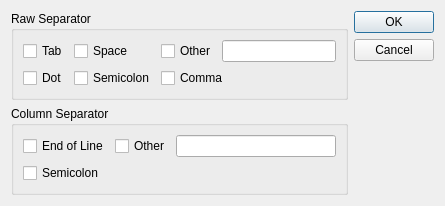
<?xml version="1.0" encoding="UTF-8"?>
<ui version="4.0">
 <class>CSVOpenDialog</class>
 <widget class="QDialog" name="CSVOpenDialog">
  <property name="geometry">
   <rect>
    <x>0</x>
    <y>0</y>
    <width>445</width>
    <height>193</height>
   </rect>
  </property>
  <property name="windowTitle">
   <string>Dialog</string>
  </property>
  <layout class="QHBoxLayout" name="horizontalLayout_2">
   <item>
    <layout class="QVBoxLayout" name="verticalLayout">
     <item>
      <widget class="QGroupBox" name="rawSeparatorGB">
       <property name="title">
        <string>Raw Separator</string>
       </property>
       <layout class="QGridLayout" name="gridLayout_3">
        <item row="0" column="0">
         <widget class="QCheckBox" name="cbRawTab">
          <property name="text">
           <string>Tab</string>
          </property>
         </widget>
        </item>
        <item row="0" column="1">
         <widget class="QCheckBox" name="cbRawSpace">
          <property name="text">
           <string>Space</string>
          </property>
         </widget>
        </item>
        <item row="0" column="2">
         <layout class="QHBoxLayout" name="horizontalLayout">
          <item>
           <widget class="QCheckBox" name="cbRawOther">
            <property name="text">
             <string>Other</string>
            </property>
           </widget>
          </item>
          <item>
           <widget class="QLineEdit" name="leRawOther"/>
          </item>
         </layout>
        </item>
        <item row="1" column="0">
         <widget class="QCheckBox" name="cbRawDot">
          <property name="text">
           <string>Dot</string>
          </property>
         </widget>
        </item>
        <item row="1" column="1">
         <widget class="QCheckBox" name="cbRawSemicolon">
          <property name="text">
           <string>Semicolon</string>
          </property>
         </widget>
        </item>
        <item row="1" column="2">
         <widget class="QCheckBox" name="cbRawComma">
          <property name="text">
           <string>Comma</string>
          </property>
         </widget>
        </item>
       </layout>
      </widget>
     </item>
     <item>
      <widget class="QGroupBox" name="gbColumnSeparator">
       <property name="title">
        <string>Column Separator</string>
       </property>
       <layout class="QGridLayout" name="gridLayout">
        <item row="0" column="0">
         <widget class="QCheckBox" name="cbColumnEndOfLine">
          <property name="text">
           <string>End of Line</string>
          </property>
         </widget>
        </item>
        <item row="0" column="1">
         <layout class="QHBoxLayout" name="horizontalLayout_4">
          <item>
           <widget class="QCheckBox" name="cbColumnOther">
            <property name="text">
             <string>Other</string>
            </property>
           </widget>
          </item>
          <item>
           <widget class="QLineEdit" name="leColumnOther"/>
          </item>
         </layout>
        </item>
        <item row="1" column="0">
         <widget class="QCheckBox" name="cbColumnSemicolon">
          <property name="text">
           <string>Semicolon</string>
          </property>
         </widget>
        </item>
       </layout>
      </widget>
     </item>
    </layout>
   </item>
   <item>
    <widget class="QDialogButtonBox" name="buttonBox">
     <property name="orientation">
      <enum>Qt::Vertical</enum>
     </property>
     <property name="standardButtons">
      <set>QDialogButtonBox::Cancel|QDialogButtonBox::Ok</set>
     </property>
    </widget>
   </item>
  </layout>
 </widget>
 <tabstops>
  <tabstop>buttonBox</tabstop>
  <tabstop>cbRawTab</tabstop>
  <tabstop>cbRawSpace</tabstop>
  <tabstop>cbRawOther</tabstop>
  <tabstop>leRawOther</tabstop>
  <tabstop>cbRawDot</tabstop>
  <tabstop>cbRawSemicolon</tabstop>
  <tabstop>cbRawComma</tabstop>
  <tabstop>cbColumnEndOfLine</tabstop>
  <tabstop>cbColumnOther</tabstop>
  <tabstop>leColumnOther</tabstop>
  <tabstop>cbColumnSemicolon</tabstop>
 </tabstops>
 <resources/>
 <connections>
  <connection>
   <sender>buttonBox</sender>
   <signal>accepted()</signal>
   <receiver>CSVOpenDialog</receiver>
   <slot>accept()</slot>
   <hints>
    <hint type="sourcelabel">
     <x>361</x>
     <y>183</y>
    </hint>
    <hint type="destinationlabel">
     <x>157</x>
     <y>192</y>
    </hint>
   </hints>
  </connection>
  <connection>
   <sender>buttonBox</sender>
   <signal>rejected()</signal>
   <receiver>CSVOpenDialog</receiver>
   <slot>reject()</slot>
   <hints>
    <hint type="sourcelabel">
     <x>387</x>
     <y>183</y>
    </hint>
    <hint type="destinationlabel">
     <x>286</x>
     <y>192</y>
    </hint>
   </hints>
  </connection>
 </connections>
</ui>
